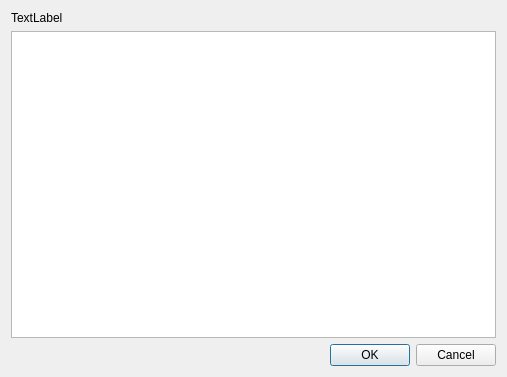
<ui version="4.0" >
 <class>ChooseFormatDialog</class>
 <widget class="QDialog" name="ChooseFormatDialog" >
  <property name="geometry" >
   <rect>
    <x>0</x>
    <y>0</y>
    <width>507</width>
    <height>377</height>
   </rect>
  </property>
  <property name="windowTitle" >
   <string>Choose Format</string>
  </property>
  <property name="windowIcon" >
   <iconset resource="../../../../resources/images.qrc" >:/images/mimetypes/unknown.png</iconset>
  </property>
  <layout class="QVBoxLayout" >
   <item>
    <widget class="QLabel" name="msg" >
     <property name="text" >
      <string>TextLabel</string>
     </property>
    </widget>
   </item>
   <item>
    <widget class="QListWidget" name="formats" >
     <property name="iconSize" >
      <size>
       <width>64</width>
       <height>64</height>
      </size>
     </property>
    </widget>
   </item>
   <item>
    <widget class="QDialogButtonBox" name="buttonBox" >
     <property name="orientation" >
      <enum>Qt::Horizontal</enum>
     </property>
     <property name="standardButtons" >
      <set>QDialogButtonBox::Ok|QDialogButtonBox::Cancel</set>
     </property>
    </widget>
   </item>
  </layout>
 </widget>
 <resources>
  <include location="../../../../resources/images.qrc" />
 </resources>
 <connections>
  <connection>
   <sender>buttonBox</sender>
   <signal>accepted()</signal>
   <receiver>ChooseFormatDialog</receiver>
   <slot>accept()</slot>
   <hints>
    <hint type="sourcelabel" >
     <x>248</x>
     <y>254</y>
    </hint>
    <hint type="destinationlabel" >
     <x>157</x>
     <y>274</y>
    </hint>
   </hints>
  </connection>
  <connection>
   <sender>buttonBox</sender>
   <signal>rejected()</signal>
   <receiver>ChooseFormatDialog</receiver>
   <slot>reject()</slot>
   <hints>
    <hint type="sourcelabel" >
     <x>316</x>
     <y>260</y>
    </hint>
    <hint type="destinationlabel" >
     <x>286</x>
     <y>274</y>
    </hint>
   </hints>
  </connection>
 </connections>
</ui>
